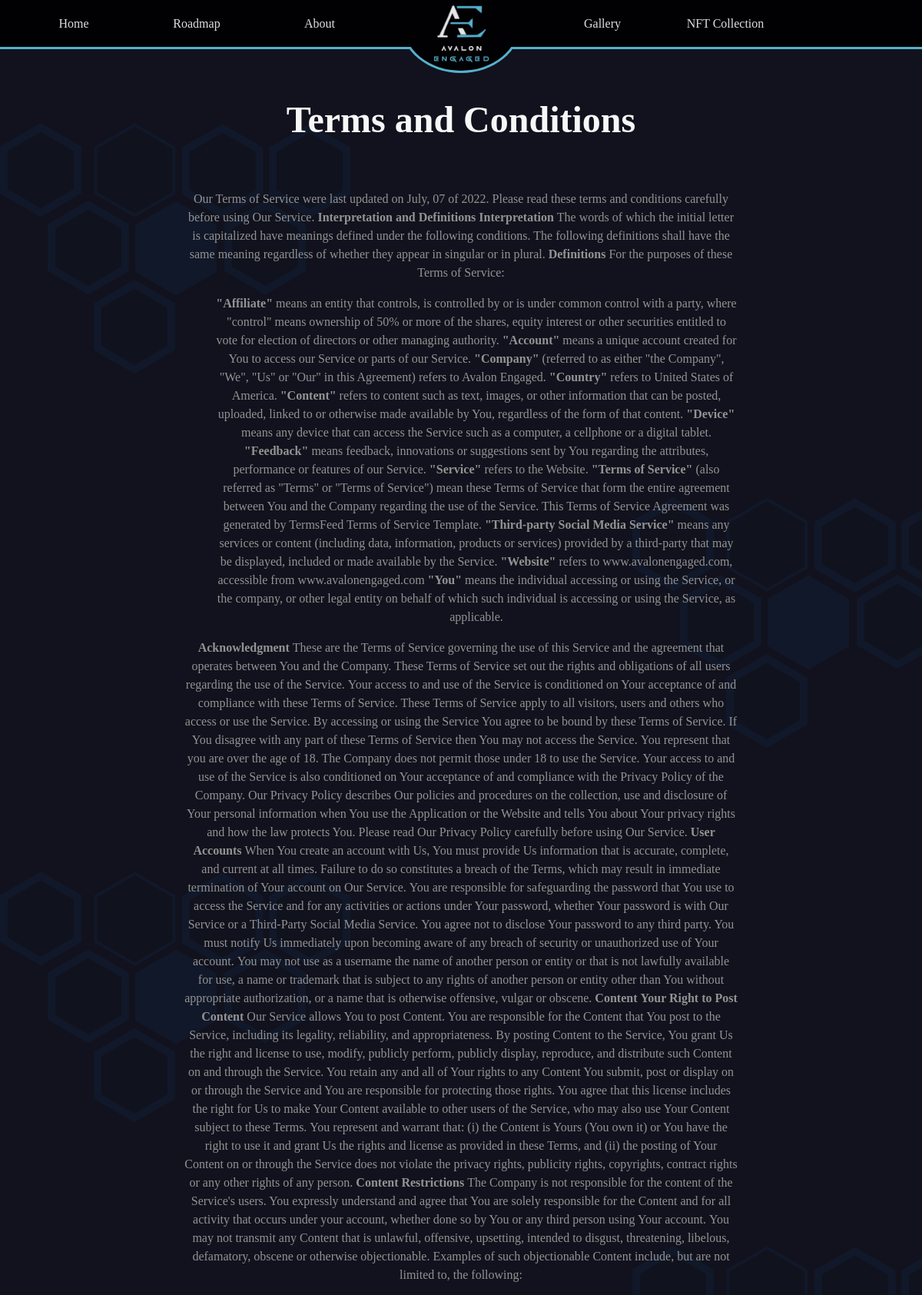
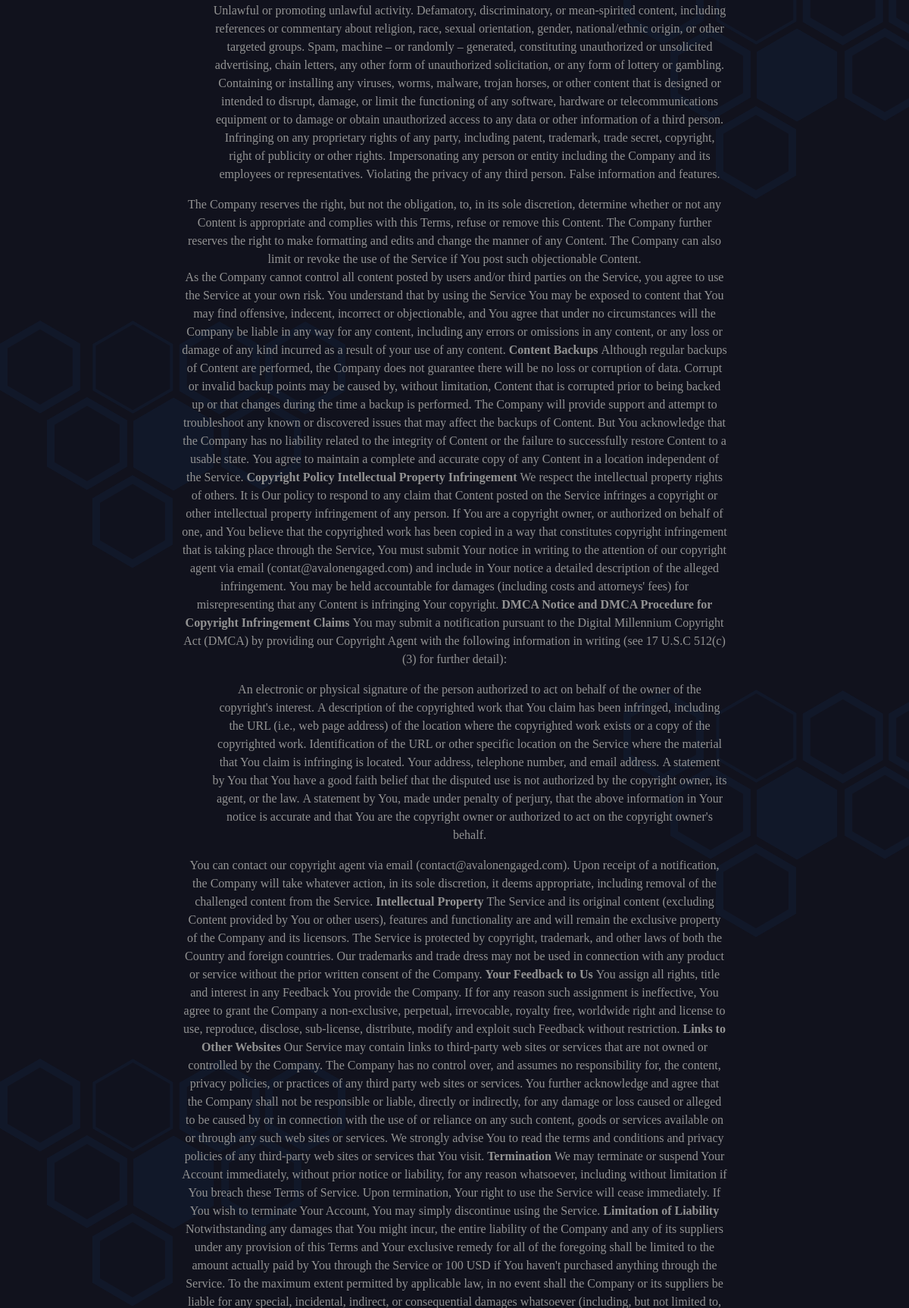
Screenshot of /terms-of-use/ (upper part) with the database file from the repository (2 pictures, top to bottom).
### staticmanager/models.py (models this page shows, shortened)
class staticManager(models.Model):
    keyobj = models.CharField(max_length=255, unique=True)
    type= models.IntegerField(default=1)
    textobj= models.CharField(max_length=255 ,default='' )
    textareaobj = models.TextField(default='' )
    fileobj = models.CharField(max_length=255, default='')
    linkobjh = models.CharField(max_length=255, default='')
    linkobjb = models.CharField(max_length=255, default='')

### mainsite/views.py (the view)
# urls.py: path("terms-of-use/", views.termsView.as_view(), name= "terms-view"),
class termsView(View):
    def get(self, request):
        context = {
            "session": request.session
        }
        return render(request,'mainsite/terms.html', context)

### staticmanager/templatetags/staticmanager.py (called while the page is built)
@register.filter()
def staticmanager(value, arg):
    try:
        arg = arg.split(':')
        obj = staticManager.objects.filter(keyobj=arg[0])[0]
        returner=''
        if obj.type == 1:
            returner = obj.textobj
        if obj.type == 2:
            returner = obj.textareaobj
        if obj.type == 3:
            returner = settings.MEDIA_URL + obj.fileobj
        if obj.type == 4:
            if arg[1] == 'h':
                returner = obj.linkobjh
            else:
                returner = obj.linkobjb
        return returner
    except:
        try:
            value2 = value.split(':')
            if value2[1] == 'static':
                value = settings.STATIC_URL + value2[0]
                print(value)
        except:
            pass
    return value

### mainsite/templates/mainsite/terms.html (shortened to what this page needs)
{% extends 'base.html' %}
{% load staticmanager %}
{% block content %}
<div class="mainterms">
{{ ''|staticmanager:'termsofuse' |safe }}
</div>
{% endblock %}

### templates/base.html (shortened to what this page needs)
<!DOCTYPE html>
{% load static %}
{% load staticmanager %}
<html lang="en">
<head>
    <link rel="stylesheet" href="https://cdnjs.cloudflare.com/ajax/libs/font-awesome/4.7.0/css/font-awesome.min.css">
    <link rel="stylesheet" href="{% static 'css/base.css'%}"></link>
</head>
<body>
    <header id="desktopHeader" class="desktopHeader">
        <nav>
            <a href="{% url 'index-view'%}">Home</a>
            <a href="{% url 'roadmap-view'%}">Roadmap</a>
            <a href="{% url 'about-view'%}">About</a>
            <a class="minwidth" href="{% url 'index-view'%}">
                <div class="desktoplogo">
                    <img src="{{ '' |staticmanager:"mainLogo"}}">
                </div>
                <div class="special"></div></a>
            <a href="{% url 'gallery-view'%}">Gallery</a>
            <a href="{% url 'collection-view'%}">NFT Collection</a>
            <a href="#"></a>
        </nav>
    </header>
    <div class="content">
    {% block content %}{% endblock %}
    <div id="overallBackground" class="overallBackground"></div>
</body>
</html>

### avalonengaged/static/css/base.css (style rules this page uses)
* { box-sizing:border-box }
body { font-family: 'raleway'; position: absolute; top: 0; left: 0; width: 100%; height: 100%; margin: 0; background-color: var(--background); display:grid; grid-template-rows: auto auto auto auto }
.content { grid-row: 3; grid-column: 1; }
.desktopHeader { grid-row:1; grid-column:1; opacity: .9; position: relative; width: 100%; top: 0; left: 0; display: flex; justify-content: center; background-color: var(--black); height: 4rem; align-items: center; border-bottom: 3px solid var(--blue); }
.desktopHeader nav { display: flex; width: 100%; height: 100%; gap:3rem; justify-content: center; }
.desktopHeader nav a { position:relative; width: 7rem; background-color: var(--black); height: 100%; display: flex; justify-content: center; align-items: center; color: var(--white); text-decoration: none; }
.desktopHeader nav .minwidth { min-width: 10rem; }
.desktopHeader nav a .desktoplogo { position: absolute; top: 0px; }
.desktoplogo img { max-width: 73px; max-height: 81px; margin-top: 7px; }
@media screen and (min-width:768px) { .desktopHeader { display:block; } }
.overallBackground { z-index: -1; overflow: hidden; position: absolute; width: 100%; }

### templates/base.html (style rules this page uses)
:root { --white: #F7F7F7; --white2: #FFFFFF80; --black: #000000; --blue: #5FC4E1; --gray: #171d29; --gold: #B38845; --gold2: #E7B66A; --gold3: #CDB8A9; --background-second: #343444; --grad1: #4D4F95; --grad2: #2B2D66; --background: #11121D; }

### mainsite/templates/mainsite/terms.html (style rules this page uses)
.mainterms { position:relative; margin: 5% 20%; text-align: center; }
.mainterms h1 { margin: 4rem 0rem; font-size: 3em; text-align:center; color: var(--white); }
.mainterms p { all:unset; line-height:1.5rem; color: #939393; }
.mainterms li { all:unset; line-height:1.5rem; color: #939393; }

### rows the page displays
staticManager: type+fileobj (picture)
staticManager: type+textareaobj "Terms and Conditions Our Terms of Service were last updated on July, 07 of 2022. Please read these terms and conditions carefully before using Our Service. Interpretation and Definitions Interpretation The words of which the initial letter is capitalized have meanings defined under the following conditions. The following definitions shall have the same meaning regardless of whether they appear in singular or in plural. Definitions For the purposes of these Terms of Service: \"Affiliate\" means an entity that controls, is controlled by or is under common control with a party, where \"control\" means ownership of 50% or more of the shares, equity interest or other securities entitled to vote for…"
